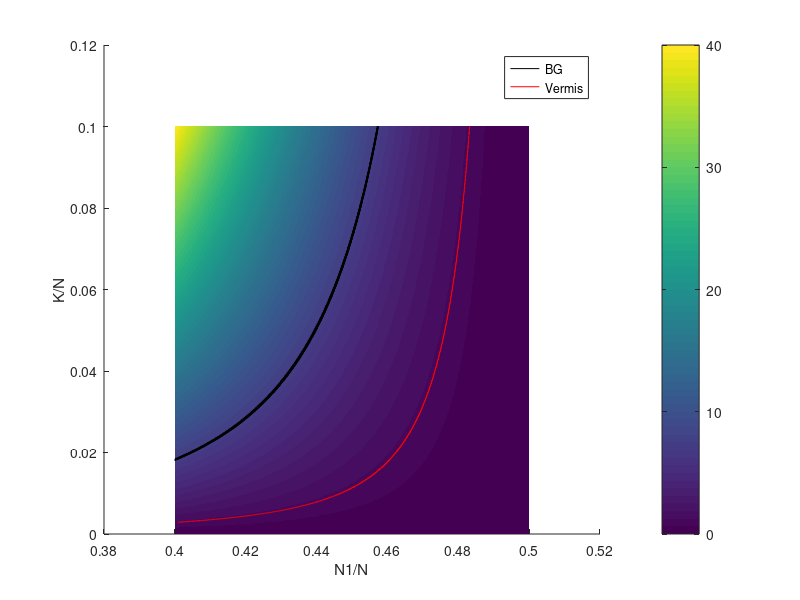
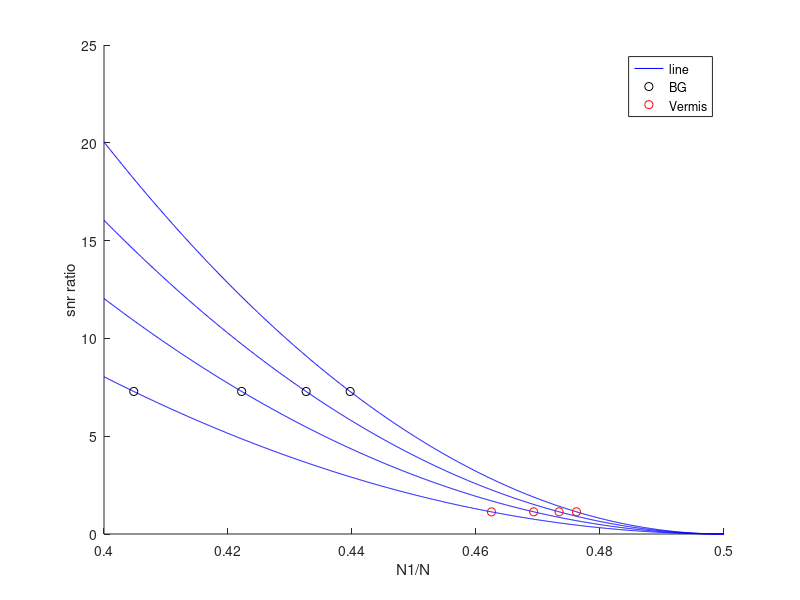

These figures' MATLAB source, in order:
clear all

N = 10000; %total

N1 = 4000:1:5000;
N2 = N-N1;

K = 1:1:1000;

snr_ratio = nan(length(N1),length(K));

for i = 1:length(N1)
    x(i) = N1(i)/N;
    for j = 1:length(K)
%         s = ALPHA*((N1(i)-N2(i))/(N1(i)+N2(i)))^2;
%         n = (1-ALPHA)*(1/K(j));
        snr_ratio(i,j) = K(j)*((N1(i)-N2(i))^2/(N1(i)+N2(i))^2); 
    end
end

y = K/N;

%
figure; hold on
imagesc(x,y,snr_ratio'); colorbar; hold on
xlabel('N1/N')
ylabel('K/N')

ef2snr = @(x) x/(1-x); 

AVE_BG = ef2snr(0.0428017)/ef2snr(0.00609322);
TOLERENCE = 0.1;
[row,col] = find(snr_ratio<(AVE_BG+TOLERENCE) & snr_ratio>(AVE_BG-TOLERENCE));

plot(x(row),y(col),'k')

AVE_VER = ef2snr(0.00959431)/ef2snr(0.00848835);
TOLERENCE = 0.01;
[row,col] = find(snr_ratio<(AVE_VER+TOLERENCE) & snr_ratio>(AVE_VER-TOLERENCE));

plot(x(row),y(col),'r')


legend('BG','Vermis')

%% slices

k_val = 201:100:501;

figure; hold on
for i=1:length(k_val)
    inx = find(K==k_val(i));
    
    p = snr_ratio(:,inx);
    
    

    
    
    plot(x,p,'b')
    
    [~,inx] = min(abs(AVE_BG-p));
    plot(x(inx),p(inx),'ok');
    
    [~,inx] = min(abs(AVE_VER-p));
    plot(x(inx),p(inx),'or');
    
    
    
    
end

legend('line','BG','Vermis')

xlabel('N1/N')
    ylabel('snr ratio')